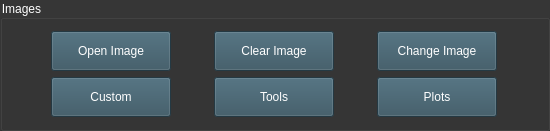
         <widget class="QGroupBox" name="groupBox_3">
          <property name="minimumSize">
           <size>
            <width>550</width>
            <height>0</height>
           </size>
          </property>
          <property name="maximumSize">
           <size>
            <width>550</width>
            <height>200</height>
           </size>
          </property>
          <property name="palette">
           <palette>
            <active>
             <colorrole role="WindowText">
              <brush brushstyle="SolidPattern">
               <color alpha="255">
                <red>255</red>
                <green>255</green>
                <blue>255</blue>
               </color>
              </brush>
             </colorrole>
             <colorrole role="Button">
              <brush brushstyle="SolidPattern">
               <color alpha="255">
                <red>54</red>
                <green>54</green>
                <blue>54</blue>
               </color>
              </brush>
             </colorrole>
             <colorrole role="Text">
              <brush brushstyle="SolidPattern">
               <color alpha="255">
                <red>255</red>
                <green>255</green>
                <blue>255</blue>
               </color>
              </brush>
             </colorrole>
             <colorrole role="ButtonText">
              <brush brushstyle="SolidPattern">
               <color alpha="255">
                <red>255</red>
                <green>255</green>
                <blue>255</blue>
               </color>
              </brush>
             </colorrole>
             <colorrole role="Base">
              <brush brushstyle="SolidPattern">
               <color alpha="255">
                <red>54</red>
                <green>54</green>
                <blue>54</blue>
               </color>
              </brush>
             </colorrole>
             <colorrole role="Window">
              <brush brushstyle="SolidPattern">
               <color alpha="255">
                <red>54</red>
                <green>54</green>
                <blue>54</blue>
               </color>
              </brush>
             </colorrole>
             <colorrole role="PlaceholderText">
              <brush brushstyle="NoBrush">
               <color alpha="128">
                <red>255</red>
                <green>255</green>
                <blue>255</blue>
               </color>
              </brush>
             </colorrole>
            </active>
            <inactive>
             <colorrole role="WindowText">
              <brush brushstyle="SolidPattern">
               <color alpha="255">
                <red>255</red>
                <green>255</green>
                <blue>255</blue>
               </color>
              </brush>
             </colorrole>
             <colorrole role="Button">
              <brush brushstyle="SolidPattern">
               <color alpha="255">
                <red>54</red>
                <green>54</green>
                <blue>54</blue>
               </color>
              </brush>
             </colorrole>
             <colorrole role="Text">
              <brush brushstyle="SolidPattern">
               <color alpha="255">
                <red>255</red>
                <green>255</green>
                <blue>255</blue>
               </color>
              </brush>
             </colorrole>
             <colorrole role="ButtonText">
              <brush brushstyle="SolidPattern">
               <color alpha="255">
                <red>255</red>
                <green>255</green>
                <blue>255</blue>
               </color>
              </brush>
             </colorrole>
             <colorrole role="Base">
              <brush brushstyle="SolidPattern">
               <color alpha="255">
                <red>54</red>
                <green>54</green>
                <blue>54</blue>
               </color>
              </brush>
             </colorrole>
             <colorrole role="Window">
              <brush brushstyle="SolidPattern">
               <color alpha="255">
                <red>54</red>
                <green>54</green>
                <blue>54</blue>
               </color>
              </brush>
             </colorrole>
             <colorrole role="PlaceholderText">
              <brush brushstyle="NoBrush">
               <color alpha="128">
                <red>255</red>
                <green>255</green>
                <blue>255</blue>
               </color>
              </brush>
             </colorrole>
            </inactive>
            <disabled>
             <colorrole role="WindowText">
              <brush brushstyle="SolidPattern">
               <color alpha="255">
                <red>255</red>
                <green>255</green>
                <blue>255</blue>
               </color>
              </brush>
             </colorrole>
             <colorrole role="Button">
              <brush brushstyle="SolidPattern">
               <color alpha="255">
                <red>54</red>
                <green>54</green>
                <blue>54</blue>
               </color>
              </brush>
             </colorrole>
             <colorrole role="Text">
              <brush brushstyle="SolidPattern">
               <color alpha="255">
                <red>255</red>
                <green>255</green>
                <blue>255</blue>
               </color>
              </brush>
             </colorrole>
             <colorrole role="ButtonText">
              <brush brushstyle="SolidPattern">
               <color alpha="255">
                <red>255</red>
                <green>255</green>
                <blue>255</blue>
               </color>
              </brush>
             </colorrole>
             <colorrole role="Base">
              <brush brushstyle="SolidPattern">
               <color alpha="255">
                <red>54</red>
                <green>54</green>
                <blue>54</blue>
               </color>
              </brush>
             </colorrole>
             <colorrole role="Window">
              <brush brushstyle="SolidPattern">
               <color alpha="255">
                <red>54</red>
                <green>54</green>
                <blue>54</blue>
               </color>
              </brush>
             </colorrole>
             <colorrole role="PlaceholderText">
              <brush brushstyle="NoBrush">
               <color alpha="128">
                <red>255</red>
                <green>255</green>
                <blue>255</blue>
               </color>
              </brush>
             </colorrole>
            </disabled>
           </palette>
          </property>
          <property name="styleSheet">
           <string notr="true">background-color: rgb(54, 54, 54);
color: rgb(255, 255, 255);</string>
          </property>
          <property name="title">
           <string>Images</string>
          </property>
          <layout class="QGridLayout" name="gridLayout_2">
           <item row="0" column="0">
            <widget class="QPushButton" name="pushButton_Image">
             <property name="minimumSize">
              <size>
               <width>120</width>
               <height>40</height>
              </size>
             </property>
             <property name="maximumSize">
              <size>
               <width>120</width>
               <height>40</height>
              </size>
             </property>
             <property name="styleSheet">
              <string notr="true">background-color: rgb(51, 80, 94);</string>
             </property>
             <property name="text">
              <string>Open Image</string>
             </property>
            </widget>
           </item>
           <item row="0" column="1">
            <widget class="QPushButton" name="pushButton_12">
             <property name="minimumSize">
              <size>
               <width>120</width>
               <height>40</height>
              </size>
             </property>
             <property name="maximumSize">
              <size>
               <width>120</width>
               <height>40</height>
              </size>
             </property>
             <property name="styleSheet">
              <string notr="true">background-color: rgb(51, 80, 94);</string>
             </property>
             <property name="text">
              <string>Clear Image</string>
             </property>
            </widget>
           </item>
           <item row="0" column="2">
            <widget class="QPushButton" name="pushButton_13">
             <property name="minimumSize">
              <size>
               <width>120</width>
               <height>40</height>
              </size>
             </property>
             <property name="maximumSize">
              <size>
               <width>120</width>
               <height>40</height>
              </size>
             </property>
             <property name="styleSheet">
              <string notr="true">background-color: rgb(51, 80, 94);</string>
             </property>
             <property name="text">
              <string>Change Image</string>
             </property>
            </widget>
           </item>
           <item row="1" column="0">
            <widget class="QPushButton" name="pushButton_14">
             <property name="minimumSize">
              <size>
               <width>120</width>
               <height>40</height>
              </size>
             </property>
             <property name="maximumSize">
              <size>
               <width>120</width>
               <height>40</height>
              </size>
             </property>
             <property name="styleSheet">
              <string notr="true">background-color: rgb(51, 80, 94);</string>
             </property>
             <property name="text">
              <string>Custom</string>
             </property>
            </widget>
           </item>
           <item row="1" column="1">
            <widget class="QPushButton" name="pushButton_15">
             <property name="minimumSize">
              <size>
               <width>120</width>
               <height>40</height>
              </size>
             </property>
             <property name="maximumSize">
              <size>
               <width>120</width>
               <height>40</height>
              </size>
             </property>
             <property name="styleSheet">
              <string notr="true">background-color: rgb(51, 80, 94);</string>
             </property>
             <property name="text">
              <string>Tools</string>
             </property>
            </widget>
           </item>
           <item row="1" column="2">
            <widget class="QPushButton" name="pushButton_16">
             <property name="minimumSize">
              <size>
               <width>120</width>
               <height>40</height>
              </size>
             </property>
             <property name="maximumSize">
              <size>
               <width>120</width>
               <height>40</height>
              </size>
             </property>
             <property name="styleSheet">
              <string notr="true">background-color: rgb(51, 80, 94);
</string>
             </property>
             <property name="text">
              <string>Plots</string>
             </property>
            </widget>
           </item>
          </layout>
         </widget>
